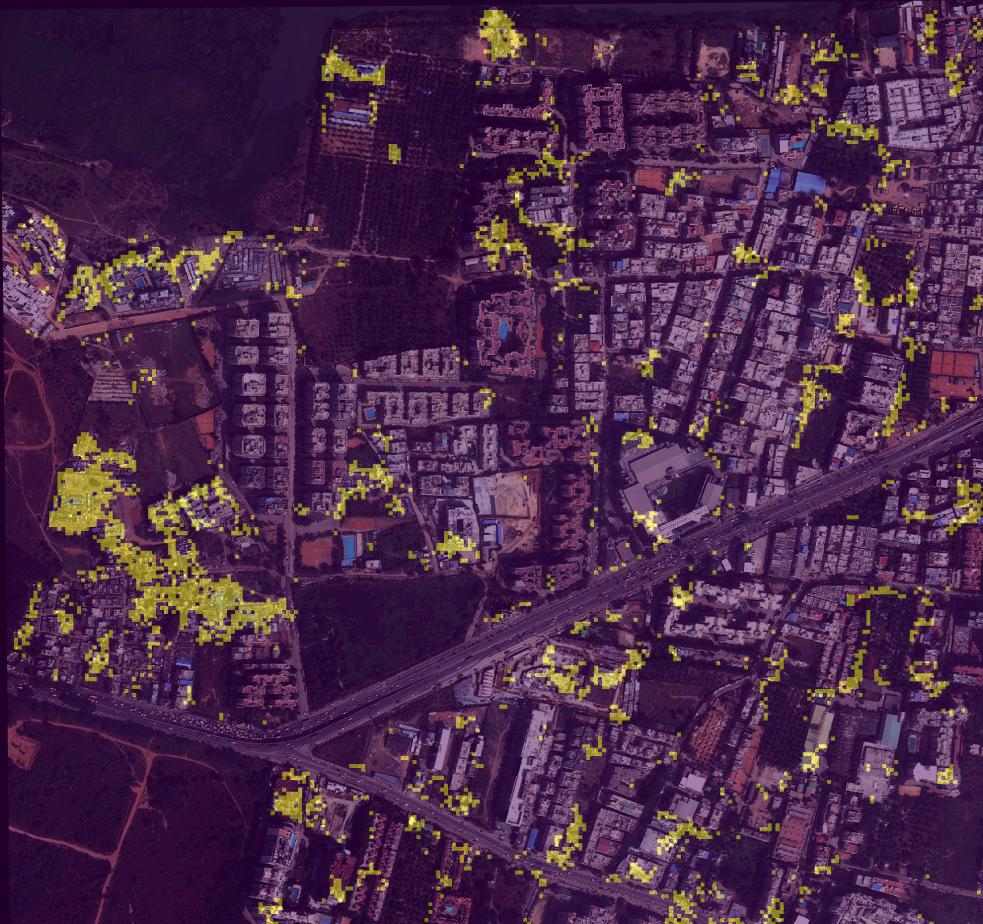
#> input picture thesis/images/BestOverlay.jpg, 3932 x 3696 px (shown at 1/4 size)
$ python roads.py ../thesis/images/BestOverlay.jpg
#> lines starting #> are read from the running program, lines starting #| are printed output that depends on the picture
# from __future__ import print_function, division
import sys
import cv2
import numpy as np
from util import read_geotiff
from matplotlib import pyplot as plt
from scipy import signal as sg
from scipy import ndimage as nd
from skimage.feature import peak_local_max


# [37 lines left out: functions hough_method, visualize_hough, not called in this run]

# [30 lines of commented-out code are left out]

def rotate_kernel(kernel, degrees):
    return nd.rotate(kernel, degrees)

def convolution_method(image_path):
    road_width = 35
    road_length = 200
    peak_min_distance = 100


    np.set_printoptions(threshold=np.nan)
    # kernel = create_intersection_kernel(road_width, road_length)
    # kernel = create_alternative_kernel(road_width, road_length)
    # kernel = create_kernel_3(road_width, road_length)
    kernel = create_kernel_4(road_width, road_length)

    # [5 lines of commented-out code are left out]

    print("Read image")
    image = read_image(image_path)
    gray_image = convert_to_grayscale(image)

    print("Performing Convolution")
    convolution = convolve(gray_image, kernel)
    # normalize

    print("Finding peaks")
    peaks = peak_local_max(convolution, min_distance=peak_min_distance)
    peaks = threshold_peaks(convolution, peaks, 0)

    relocated = relocate_peaks(peaks, kernel.shape[0])
    print("Visualizing")
    visualize_convolution(convolution, image, (peaks, relocated))


    norm_convolution = convolution / np.max(convolution)


def threshold_peaks(convolution, peaks, threshold):
    d = np.array([])
    for i, peak in enumerate(peaks):
        if convolution[peak[0], peak[1]] < threshold:
            d = np.append(d, i)

    # for index in d:
    #     print(peaks[int(index), :])
    return np.delete(peaks, d, axis=0)

# [55 lines left out: functions create_intersection_kernel, create_alternative_kernel, create_kernel_3, not called in this run]

# Gaussian
def create_kernel_4(road_width=15, road_length=15):
    kernel_width = road_length * 2 + road_width
    g1 = sg.gaussian(kernel_width, std=road_width / 2)
    g2 = sg.gaussian(kernel_width, std=road_length)

    r1 = np.tile(g1, (kernel_width, 1))
    #for i in range(0, kernel_width):
    #    r1[:, i] = r1[:, i] * g2

    r2 = np.transpose(r1)
    kernel = np.maximum(r1, r2)


    # [4 lines of commented-out code are left out]
    return kernel

def calc_row_kernel_3(i, road_length, min_val):
    return np.concatenate((np.arange(-1,  i * -1, -1),
                           np.full(road_length - i + 1, i * -1)))

def convolve(image, kernel):
    return sg.convolve(image, kernel, "valid")


def convert_to_grayscale(rgb_image):
    gray_image = cv2.cvtColor(rgb_image, cv2.COLOR_BGR2GRAY)
    # Invert colors to find intersections as peaks instead of valleys
    return 255 - gray_image


def read_image(image_path):
    # [9 lines of commented-out code are left out]

#> called with image_path = '../thesis/images/BestOverlay.jpg'
    image = cv2.imread(image_path)
#> image is the input picture: shape (3696, 3932, 3); mean B, G, R 73.7, 40.6, 73.9
    return cv2.cvtColor(image, cv2.COLOR_BGR2RGB)


# [30 lines left out: function visualize_convolution, not called in this run]


def relocate_peaks(peaks, kernel_width):
    return peaks + kernel_width / 2

if __name__ == '__main__':
    if len(sys.argv) < 2:
        print("Please supply an image")
        exit()

    image_path = sys.argv[1]
    convolution_method(image_path)
#> in convert_to_grayscale, `gray_image = cv2.cvtColor(rgb_image, cv2.COLOR_BGR2GRAY)`:
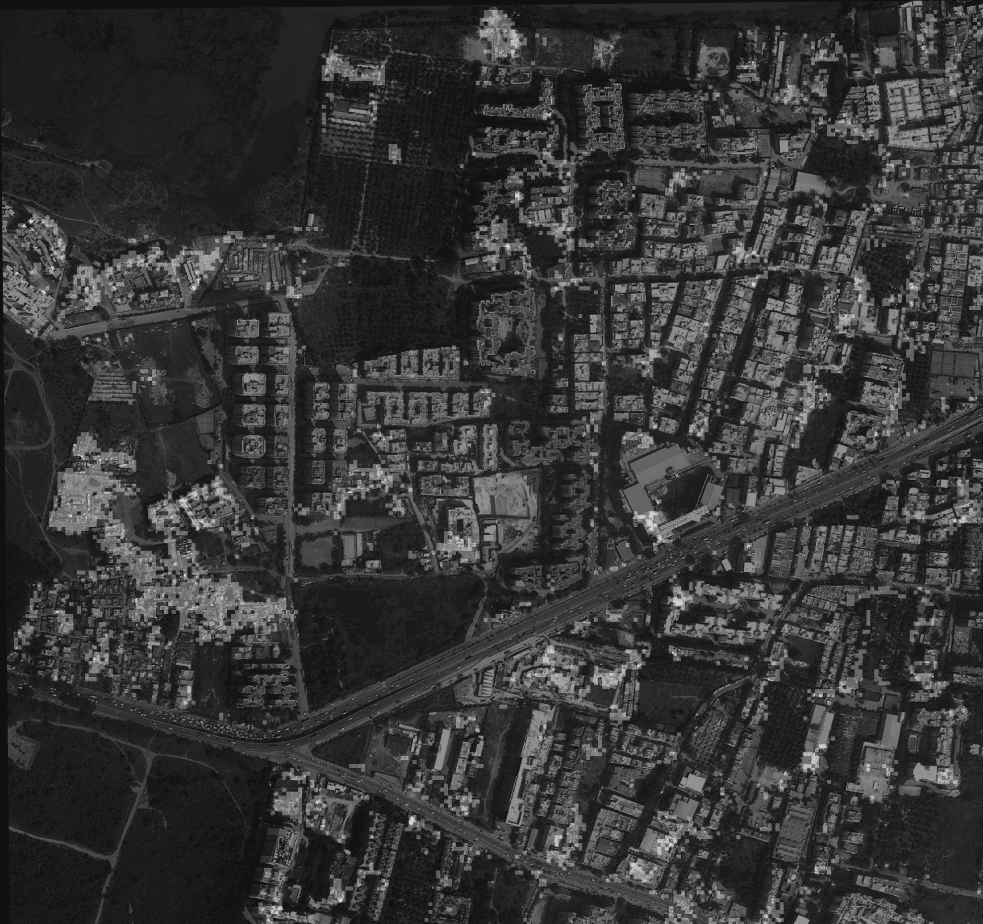
#> gray_image: shape (3696, 3932) (shown at 1/4 size); min 2, max 243, mean 54.3
#> in convert_to_grayscale, `return 255 - gray_image`:
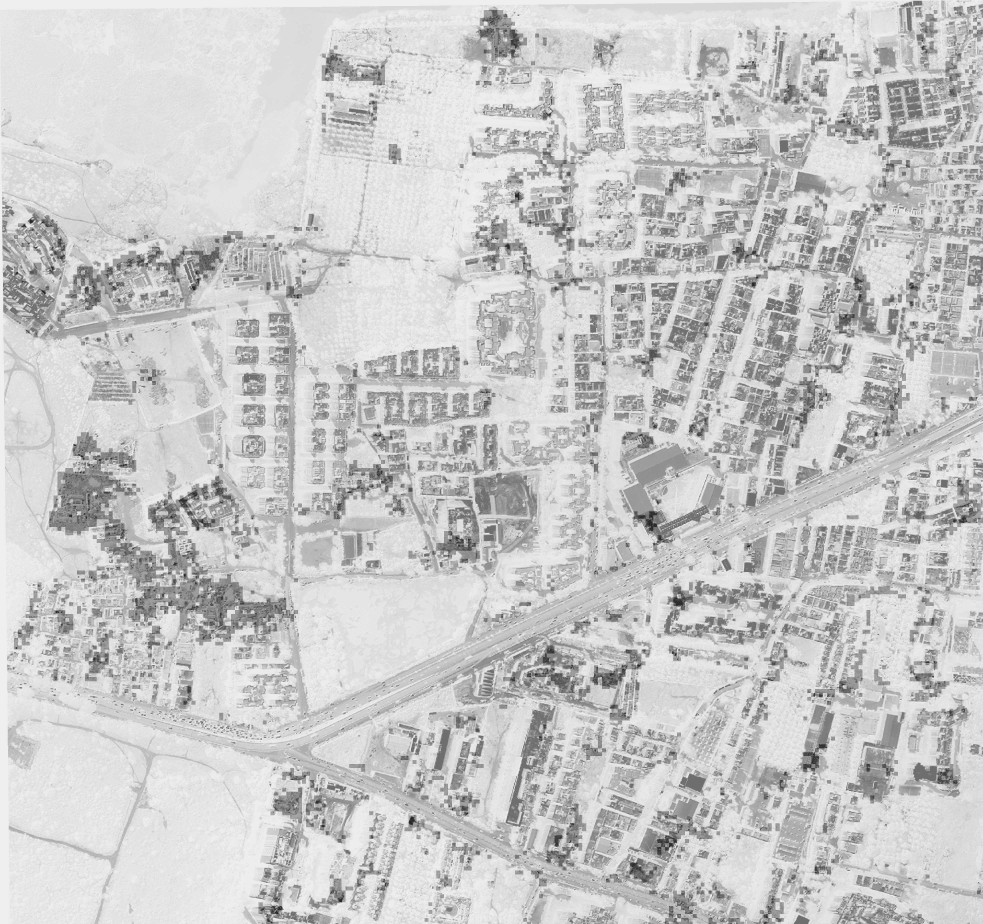
#> returned value: shape (3696, 3932) (shown at 1/4 size); min 12, max 253, mean 200.7
#> in convolve, `return sg.convolve(image, kernel, "valid")`:
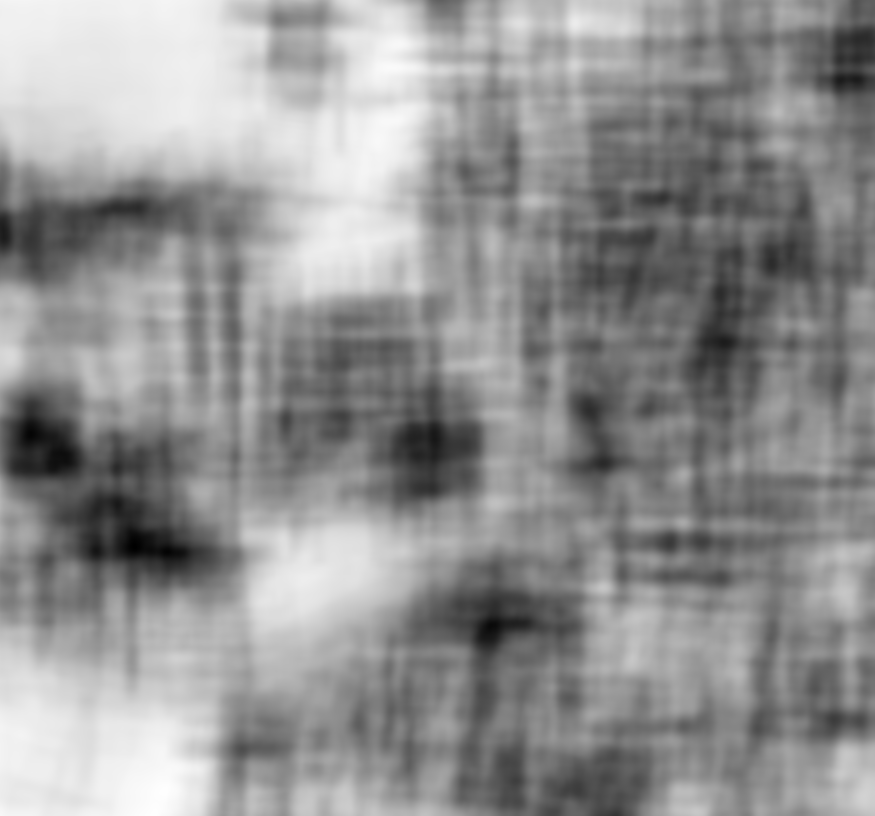
#> returned value: shape (3262, 3498) float64 (shown at 1/4 size); min 5512398.1, max 8269867.3, mean 7094306.8; drawn with min black and max white
#> in convolution_method, `peaks = peak_local_max(convolution, min_distance=peak_min_distance)`: peaks = 92 pairs, first value 117 to 2965, second value 293 to 3378
#> the loop in threshold_peaks, `for i, peak in enumerate(peaks):` made 92 passes
#> peak on passes 1 to 12: [269, 1559], [488, 1549], [966, 1445], [270, 742], [987, 1328], [413, 743], [2312, 1220], [450, 941], [563, 1166], [117, 2489], [260, 2298], [1138, 1651]
#> (the run stopped early here; a loop or call above may not have finished)
